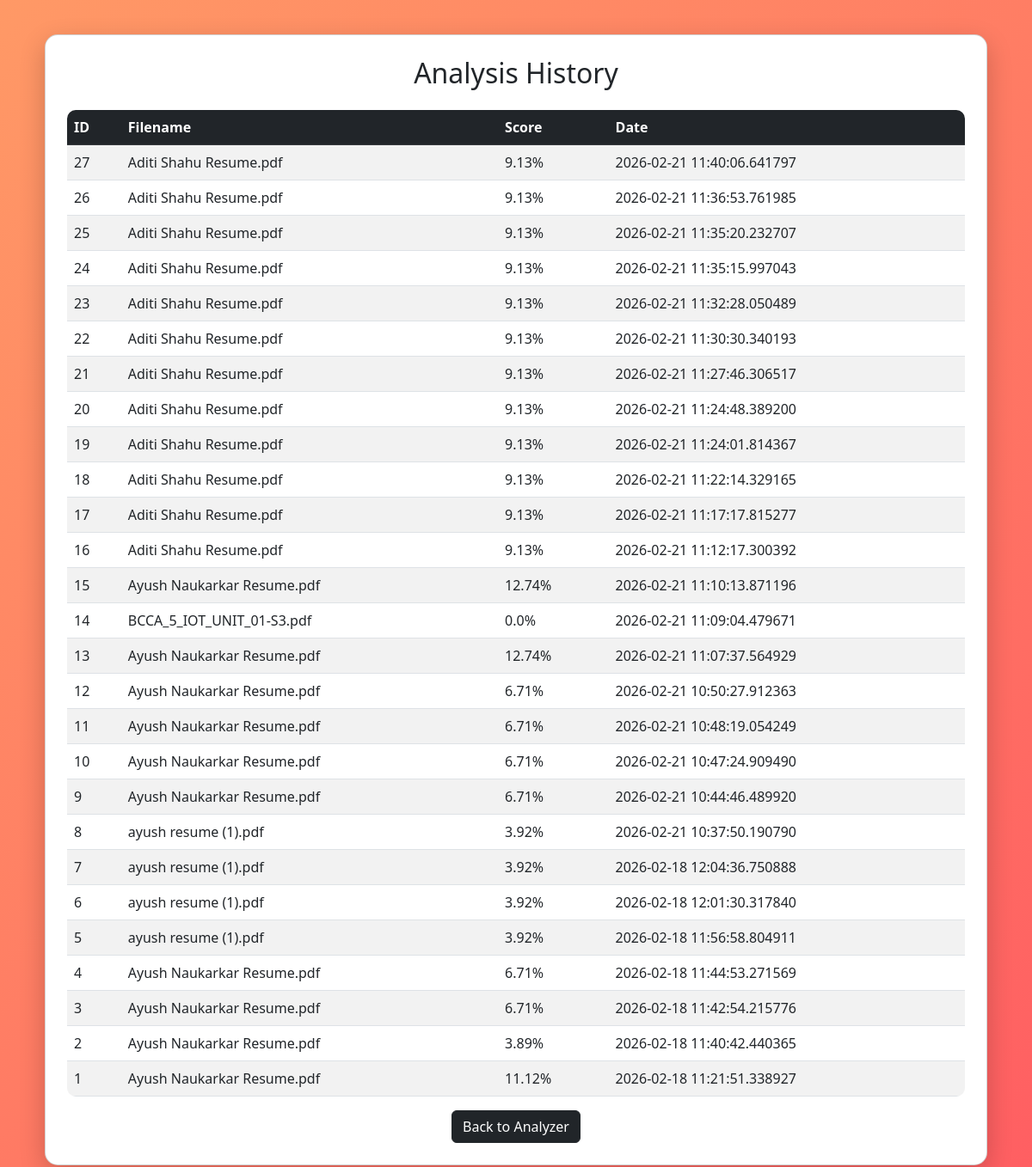
The app's page /history with its own data.
### tables this page shows
CREATE TABLE resumes (
            id INTEGER PRIMARY KEY AUTOINCREMENT,
            filename TEXT,
            job_description TEXT,
            score REAL,
            created_at TEXT
        );

### app.py (the view)
@app.route('/history')
def history():
    conn = sqlite3.connect('database.db')
    c = conn.cursor()
    c.execute("SELECT * FROM resumes ORDER BY id DESC")
    data = c.fetchall()
    conn.close()
    return render_template('history.html', data=data)

### templates/history.html (shortened to what this page needs)
<!DOCTYPE html>
<html>
<head>
    <link href="https://cdn.jsdelivr.net/npm/bootstrap@5.3.0/dist/css/bootstrap.min.css" rel="stylesheet">
</head>
<body>
<div class="container">
    <div class="card bg-white">
        <h2 class="mb-4 text-center">Analysis History</h2>
        <table class="table table-striped">
            <thead class="table-dark">
                <tr>
                    <th>ID</th>
                    <th>Filename</th>
                    <th>Score</th>
                    <th>Date</th>
                </tr>
            </thead>
            <tbody>
                {% for row in data %}
                <tr>
                    <td>{{ row[0] }}</td>
                    <td>{{ row[1] }}</td>
                    <td>{{ row[3] }}%</td>
                    <td>{{ row[4] }}</td>
                </tr>
                {% endfor %}
            </tbody>
        </table>
        <div class="text-center">
            <a href="/" class="btn btn-dark">Back to Analyzer</a>
        </div>
    </div>
</div>
</body>
</html>

### templates/history.html (style rules this page uses)
body { background: linear-gradient(135deg, #ff9966, #ff5e62); padding: 40px; }
.card { border-radius: 15px; padding: 25px; box-shadow: 0 10px 30px rgba(0,0,0,0.2); }
table { border-radius: 10px; overflow: hidden; }

### records on screen
resumes: id "27", filename "Aditi Shahu Resume.pdf", score "9.13", created_at "2026-02-21 11:40:06.641797"
resumes: id "26", filename "Aditi Shahu Resume.pdf", score "9.13", created_at "2026-02-21 11:36:53.761985"
resumes: id "25", filename "Aditi Shahu Resume.pdf", score "9.13", created_at "2026-02-21 11:35:20.232707"
resumes: id "24", filename "Aditi Shahu Resume.pdf", score "9.13", created_at "2026-02-21 11:35:15.997043"
resumes: id "23", filename "Aditi Shahu Resume.pdf", score "9.13", created_at "2026-02-21 11:32:28.050489"
resumes: id "22", filename "Aditi Shahu Resume.pdf", score "9.13", created_at "2026-02-21 11:30:30.340193"
resumes: id "21", filename "Aditi Shahu Resume.pdf", score "9.13", created_at "2026-02-21 11:27:46.306517"
resumes: id "20", filename "Aditi Shahu Resume.pdf", score "9.13", created_at "2026-02-21 11:24:48.389200"
resumes: id "19", filename "Aditi Shahu Resume.pdf", score "9.13", created_at "2026-02-21 11:24:01.814367"
resumes: id "18", filename "Aditi Shahu Resume.pdf", score "9.13", created_at "2026-02-21 11:22:14.329165"
resumes: id "17", filename "Aditi Shahu Resume.pdf", score "9.13", created_at "2026-02-21 11:17:17.815277"
resumes: id "16", filename "Aditi Shahu Resume.pdf", score "9.13", created_at "2026-02-21 11:12:17.300392"
resumes: id "15", filename "Ayush Naukarkar Resume.pdf", score "12.74", created_at "2026-02-21 11:10:13.871196"
resumes: id "14", filename "BCCA_5_IOT_UNIT_01-S3.pdf", score "0.0", created_at "2026-02-21 11:09:04.479671"
resumes: id "13", filename "Ayush Naukarkar Resume.pdf", score "12.74", created_at "2026-02-21 11:07:37.564929"
resumes: id "12", filename "Ayush Naukarkar Resume.pdf", score "6.71", created_at "2026-02-21 10:50:27.912363"
resumes: id "11", filename "Ayush Naukarkar Resume.pdf", score "6.71", created_at "2026-02-21 10:48:19.054249"
resumes: id "10", filename "Ayush Naukarkar Resume.pdf", score "6.71", created_at "2026-02-21 10:47:24.909490"
resumes: id "9", filename "Ayush Naukarkar Resume.pdf", score "6.71", created_at "2026-02-21 10:44:46.489920"
resumes: id "8", filename "ayush resume (1).pdf", score "3.92", created_at "2026-02-21 10:37:50.190790"
resumes: id "7", filename "ayush resume (1).pdf", score "3.92", created_at "2026-02-18 12:04:36.750888"
resumes: id "6", filename "ayush resume (1).pdf", score "3.92", created_at "2026-02-18 12:01:30.317840"
resumes: id "5", filename "ayush resume (1).pdf", score "3.92", created_at "2026-02-18 11:56:58.804911"
resumes: id "4", filename "Ayush Naukarkar Resume.pdf", score "6.71", created_at "2026-02-18 11:44:53.271569"
resumes: id "3", filename "Ayush Naukarkar Resume.pdf", score "6.71", created_at "2026-02-18 11:42:54.215776"
resumes: id "2", filename "Ayush Naukarkar Resume.pdf", score "3.89", created_at "2026-02-18 11:40:42.440365"
resumes: id "1", filename "Ayush Naukarkar Resume.pdf", score "11.12", created_at "2026-02-18 11:21:51.338927"
